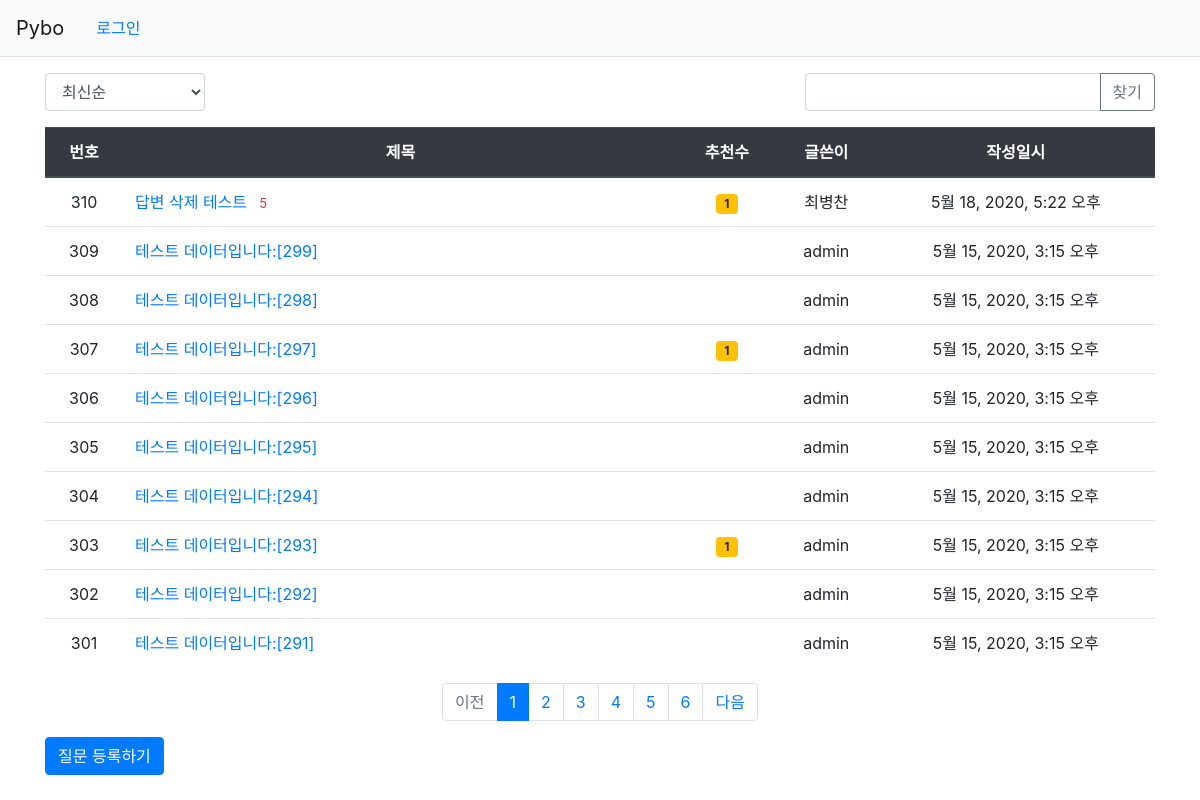
Screenshot of /pybo/ with the database file from the repository.
### pybo/models.py (models this page shows, shortened)
class Question(models.Model):
    subject = models.CharField(max_length=200)
    content = models.TextField()
    create_date = models.DateTimeField()
    modify_date = models.DateTimeField(null=True, blank=True)
    author = models.ForeignKey(User, on_delete=models.CASCADE)
    voter = models.ManyToManyField(User, related_name='voter_question')

### pybo/views/base_views.py (the view, shortened to what this page needs)
# urls.py: path('', base_views.index, name='index'),
def index(request):
    page = request.GET.get('page', '1')  # 기본페이지
    kw = request.GET.get('kw', '') # 기본검색어
    so = request.GET.get('so', 'recent') # 기본정렬
    if so == 'recommend':
        question_list = Question.objects.annotate(num_voter=Count('voter')).order_by('-num_voter', '-create_date')
    elif so == 'popular':
        question_list = Question.objects.annotate(num_answer=Count('answer')).order_by('-num_answer', '-create_date')
    else:   #recent
        question_list = Question.objects.order_by('-create_date')
    paginator = Paginator(question_list, 10)  # 한 페이지당 10개의 글을 페이징 객체로 변환하기.
    page_obj = paginator.get_page(page)  # paginator로 page 객체 불러오기
    context = {'question_list':page_obj, 'page':page, 'kw':kw, 'so':so}
    return render(request, 'pybo/question_list.html', context)

### pybo/templatetags/pybo_filter.py (called while the page is built)
@register.filter
def sub(value, arg):
    return value - arg

### templates/pybo/question_list.html (shortened to what this page needs)
{% extends 'base.html' %}
{% load pybo_filter %}
{% block content %}
    <div class="container my-3">
        <div class='row justify-content-between my-3'>
            <div class='col-2'>
                <select class='form-control so'>
                    <option value='recent' {% if so == 'recent' %}selected{% endif %}>최신순</option>
                </select>
            </div>
            <div class='col-4 input-group'>
                <input type='text' class='form-control kw' value='{{ kw|default_if_none:"" }}'>
                <div class='input-group-append'>
                    <button class="btn btn-outline-secondary" type='button' id='btn_search'>찾기</button>
                </div>
            </div>
        </div>
        <table class="table">
            <thead>
                <tr class="thead-dark text-center">
                    <th>번호</th>
                    <th style='width:50%'>제목</th>
                    <th>추천수</th>
                    <th>글쓴이</th>
                    <th>작성일시</th>
                </tr>
            </thead>
            <tbody>
                {% if question_list %}
                    {% for question in question_list %}
                        <tr class='text-center'>
                            <td>
                                {{ question_list.paginator.count|sub:question_list.start_index|sub:forloop.counter0|add:1 }}
                            </td>
                            <td class='text-left'>
                                <a href="{% url 'pybo:detail' question.id %}">{{ question.subject }}</a>
                                {% if question.answer_set.count > 0 %}
                                    <span class='text-danger small ml-2'>{{ question.answer_set.count }}</span>
                                {% endif %}
                            </td>
                            <td>
                                {% if question.voter.all.count > 0 %}
                                    <span class="badge badge-warning px-2 py-1">{{ question.voter.all.count }}</span>
                                {% endif %}
                            </td>
                            <td>
                                {{ question.author.username }}
                            </td>
                            <td>
                                {{ question.create_date }}
                            </td>
                        </tr>
                    {% endfor %}
                {% else %}
                    <tr>
                        <td colspan="3"> 질문이 없습니다. </td>
                    </tr>
                {% endif %}
            </tbody>
        </table>
        <ul class='pagination justify-content-center'>
            {% if question_list.has_previous %}
                <li class='page-item'>
                    <a class='page-link' data-page='{{ question_list.previous_page_number }}' href='#'>이전</a>
                </li>
            {% else %}
                <li class='page-item disabled'>
                    <a class='page-link' tabindex='-1' aria-disabled='True' href='#'>이전</a>
                </li>
            {% endif %}
            {% for page_number in question_list.paginator.page_range %}
                {% if page_number >= question_list.number|add:-5 and page_number <= question_list.number|add:5 %}
                    {% if page_number == question_list.number %}
                        <li class='page-item active' aria-current='page'>
                            <a class='page-link' data-page='{{ page_number }}' href='#'>
                                {{ page_number }}
                            </a>
                        </li>
                    {% else %}
                        <li class='page-item'>
                            <a class='page-link' data-page='{{ page_number }}' href='#'>
                                {{ page_number }}
                            </a>
                        </li>
                    {% endif %}
                {% endif %}
            {% endfor %}
            {% if question_list.has_next %}
                <li class='page-item'>
                    <a class='page-link' data-page='{{ question_list.next_page_number }}' href='#'>다음</a>
                </li>
            {% else %}
                <li class='page-item disabled'>
                    <a class='page-link' tabindex='-1' aria-disabled='True' href='#'>다음</a>
                </li>
            {% endif %}
        </ul>
        <a href="{% url 'pybo:question_create' %}" class='btn btn-primary'> 질문 등록하기 </a>
    </div>
{% endblock %}

### rows the page displays
Question: paginator.count|sub "310", subject "답변 삭제 테스트", answer_set.count "5", voter.all.count "1", author.username "최병찬", create_date "5월 18, 2020, 5:22 오후"
Question: paginator.count|sub "309", subject "테스트 데이터입니다:[299]", author.username "admin", create_date "5월 15, 2020, 3:15 오후"
Question: paginator.count|sub "308", subject "테스트 데이터입니다:[298]", author.username "admin", create_date "5월 15, 2020, 3:15 오후"
Question: paginator.count|sub "307", subject "테스트 데이터입니다:[297]", voter.all.count "1", author.username "admin", create_date "5월 15, 2020, 3:15 오후"
Question: paginator.count|sub "306", subject "테스트 데이터입니다:[296]", author.username "admin", create_date "5월 15, 2020, 3:15 오후"
Question: paginator.count|sub "305", subject "테스트 데이터입니다:[295]", author.username "admin", create_date "5월 15, 2020, 3:15 오후"
Question: paginator.count|sub "304", subject "테스트 데이터입니다:[294]", author.username "admin", create_date "5월 15, 2020, 3:15 오후"
Question: paginator.count|sub "303", subject "테스트 데이터입니다:[293]", voter.all.count "1", author.username "admin", create_date "5월 15, 2020, 3:15 오후"
Question: paginator.count|sub "302", subject "테스트 데이터입니다:[292]", author.username "admin", create_date "5월 15, 2020, 3:15 오후"
Question: paginator.count|sub "301", subject "테스트 데이터입니다:[291]", author.username "admin", create_date "5월 15, 2020, 3:15 오후"

### other values shown
{{ page_number }} "1"
{{ page_number }} "2" "3" "4" "5" "6"
